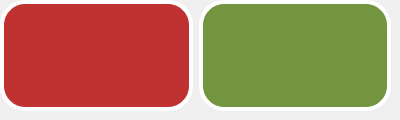
         <widget class="QWidget" name="confirmarFoto_page">
          <widget class="QWidget" name="horizontalLayoutWidget_2">
           <property name="geometry">
            <rect>
             <x>0</x>
             <y>0</y>
             <width>391</width>
             <height>111</height>
            </rect>
           </property>
           <layout class="QHBoxLayout" name="horizontalLayout_2">
            <item>
             <widget class="QPushButton" name="TomarOtraFoto_Btn">
              <property name="sizePolicy">
               <sizepolicy hsizetype="Ignored" vsizetype="Ignored">
                <horstretch>0</horstretch>
                <verstretch>0</verstretch>
               </sizepolicy>
              </property>
              <property name="font">
               <font>
                <family>Segoe UI</family>
                <pointsize>16</pointsize>
                <weight>75</weight>
                <italic>false</italic>
                <bold>true</bold>
               </font>
              </property>
              <property name="styleSheet">
               <string notr="true">QPushButton {

        background-color: #C03232;
        /*border: 2px solid black;*/
		color: white;  /* Cambia el color de la fuente a blanco */
        border-radius: 25px;  /* Ajusta el valor para hacer las esquinas más o menos redondas */
        padding: 10px;  /* Ajusta el margen interno del QLabel */
		border: 4px solid white;
    }</string>
              </property>
              <property name="text">
               <string/>
              </property>
              <property name="icon">
               <iconset resource="../resources/resources.qrc">
                <normaloff>:/images/iconos/botones/borrar.png</normaloff>:/images/iconos/botones/borrar.png</iconset>
              </property>
              <property name="iconSize">
               <size>
                <width>72</width>
                <height>72</height>
               </size>
              </property>
             </widget>
            </item>
            <item>
             <widget class="QPushButton" name="ConfirmarFotoColector_Btn">
              <property name="sizePolicy">
               <sizepolicy hsizetype="Ignored" vsizetype="Ignored">
                <horstretch>0</horstretch>
                <verstretch>0</verstretch>
               </sizepolicy>
              </property>
              <property name="font">
               <font>
                <family>Segoe UI</family>
                <pointsize>16</pointsize>
                <weight>75</weight>
                <italic>false</italic>
                <bold>true</bold>
               </font>
              </property>
              <property name="styleSheet">
               <string notr="true">QPushButton {

         background-color: #749540;
        /*border: 2px solid black;*/
		color: white;  /* Cambia el color de la fuente a blanco */
        border-radius: 25px;  /* Ajusta el valor para hacer las esquinas más o menos redondas */
        padding: 10px;  /* Ajusta el margen interno del QLabel */
		border: 4px solid white;
    }</string>
              </property>
              <property name="text">
               <string/>
              </property>
              <property name="icon">
               <iconset resource="../resources/resources.qrc">
                <normaloff>:/images/iconos/botones/check-mark.png</normaloff>:/images/iconos/botones/check-mark.png</iconset>
              </property>
              <property name="iconSize">
               <size>
                <width>92</width>
                <height>92</height>
               </size>
              </property>
             </widget>
            </item>
           </layout>
          </widget>
         </widget>
